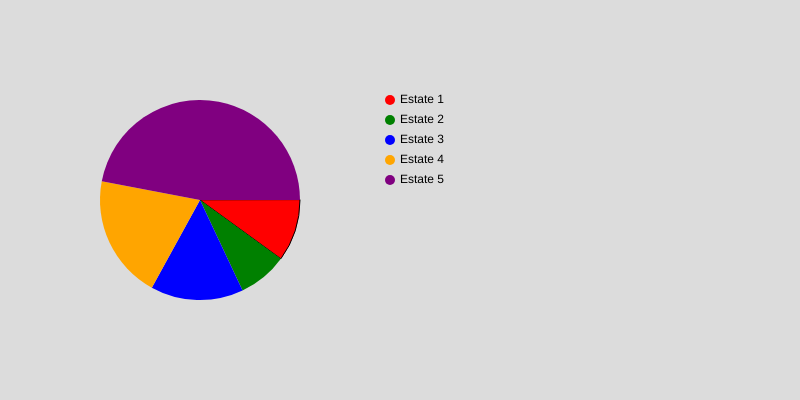
Frame 1 (no input)
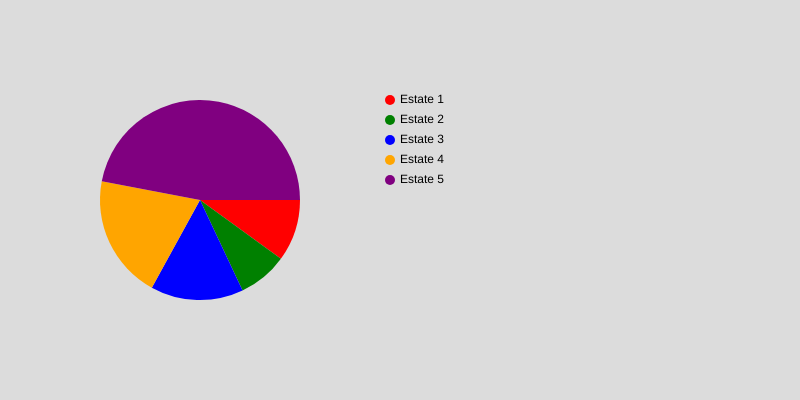
Frame 60 (no input)
Frame 120 (the mouse pressed at the canvas centre since frame 60): identical to frame 60, image omitted

The p5.js sketch that drew these frames (run headless with seeded random() and noise() and a simulated clock; from frame 60 on, the mouse is pressed at the canvas centre):

// p5.js sketch
// ── sketch.js
// sketch.js - purpose and description here
// Author: Atal Kakar
// Date: 2/26/2024

// Here is how you might set up an OOP p5.js project
// Note that p5.js looks for a file called sketch.js

// Constants - User-servicable parts
// In a longer project I like to put these in a separate file
let data = [10, 8, 15, 20, 47]; // Sample data (EU4 estate control)
let angles = []; // angles
let interval = 2000; // Time interval in milliseconds

function setup() {
  createCanvas(800, 400);

  //find angles
  calculateAngles();

  // Update data intervals
  setInterval(updateData, interval);
}

function draw() {
  background(220);

  //piechart
  let lastAngle = 0;
  for (let i = 0; i < data.length; i++) {
    let label = 'Estate ' + (i + 1);
    let color = getColor(i);
    drawPieSlice(width / 4, height / 2, 200, lastAngle, lastAngle + angles[i], color);
    drawLegend(label, color, width / 2, 100 + i * 20);
    lastAngle += angles[i];
  }

  endShape();
}

function drawPieSlice(x, y, diameter, startAngle, endAngle, color) {
  fill(color);
  arc(x, y, diameter, diameter, startAngle, endAngle, PIE);
}

function drawLegend(label, color, x, y) {
  fill(color);
  noStroke();
  ellipse(x - 10, y, 10, 10);
  fill(0);
  textAlign(LEFT, CENTER);
  text(label, x, y);
}

function getColor(index) {
  let colors = ['red', 'green', 'blue', 'orange', 'purple'];
  return colors[index % colors.length];
}

function calculateAngles() {
  let total = 0;
  for (let i = 0; i < data.length; i++) {
    total += data[i];
  }
  angles = [];
  for (let i = 0; i < data.length; i++) {
    angles.push(TWO_PI * data[i] / total);
  }
}

function updateData() {
  for (let i = 0; i < data.length; i++) {
    // Update each data point randomly
    data[i] = Math.floor(Math.random() * 50) + 1; // Random number between 1 and 50
  }
  calculateAngles();
  redraw(); // Redraw 
}
